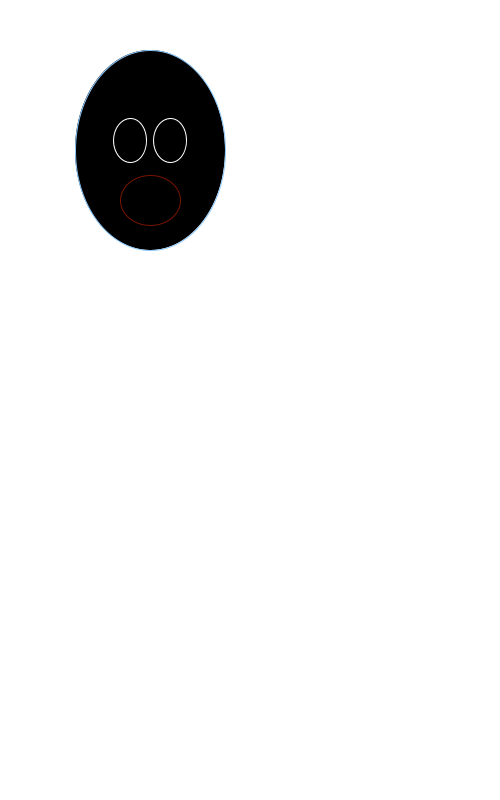
Frame 1 (no input)
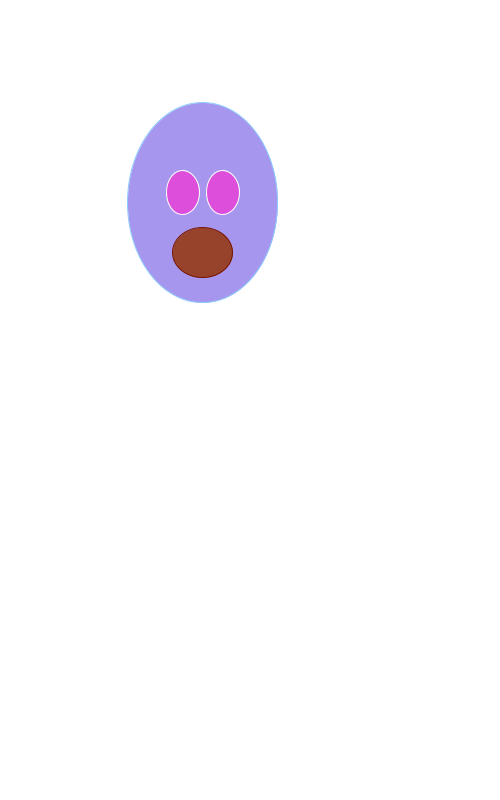
Frame 60 (the mouse pressed at the canvas centre just before this capture)
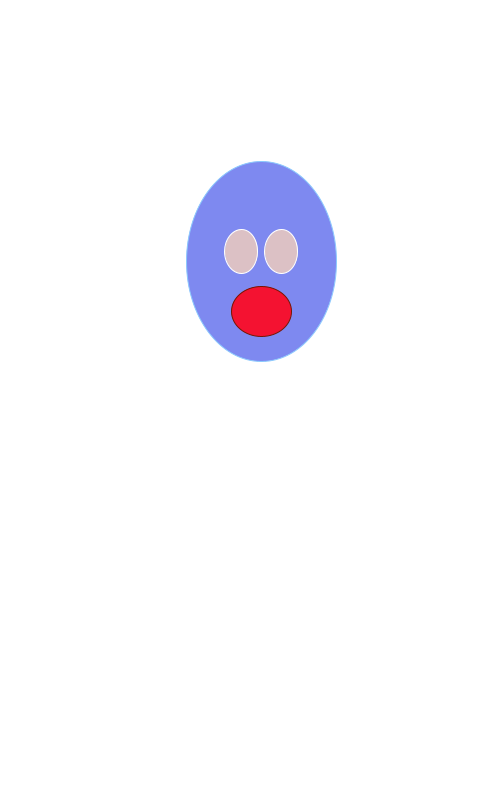
Frame 120 (the mouse held since frame 60 and released just before this capture)

The Processing sketch that drew these frames (run headless with seeded random() and noise(); from frame 60 on, the mouse is pressed at the canvas centre):

// Processing sketch: processing_67542
// ── processing_67542.pde

//Alien Experiment

float zoogX = 150;
float zoogY = 150;

float eyeR;
float eyeG;
float eyeB;

float mouthR;
float mouthG;
float mouthB;

float skinR;
float skinG;
float skinB;

float change;



void setup() {
  size(500,800);
  smooth();
  
  
}

void draw() {
  background(255,255,255);
  stroke(140,201,253);
  fill(skinR,skinG,skinB);
  ellipse(zoogX,zoogY,150,200);
  stroke(255);
  fill(eyeR,eyeG,eyeB);
  ellipse(zoogX - 20,zoogY - 10,33,44);
  ellipse(zoogX + 20,zoogY - 10,33,44);
  stroke(120,20,0);
  fill(mouthR,mouthG,mouthB);
  ellipse(zoogX,zoogY + 50,60,50);
  
  change = random(0.01,2);
  zoogX = zoogX + change;
  zoogY = zoogY + change;
  eyeR = random(0,255);
  eyeG = random(0,255);
  eyeB = random(0,255);
  mouthR = random(100,255);
  mouthG = random(0,100);
  mouthB = random(0,50);
  skinR = random(100,185);
  skinG = random(120,155);
  skinB = random (200,255);
  
}
